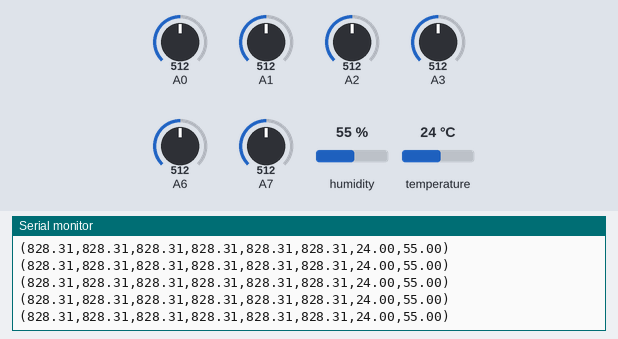
Recording of a sketch running on a simulated Arduino Nano, built with avr-gcc and run on an emulated ATmega328P. On the bench: the last lines printed to the serial monitor. The test bench sets the inputs (shaded band); at power-on: A1 = 512, A0 = 512, A2 = 512, A3 = 512, A6 = 512, A7 = 512, humidity 55 %, temperature 24 °C. The modem accepts every AT command (registered, SIM ready, sends succeed) and sends nothing else.

Above: at 4.2 s.
4.3 s: A1 set to 601
At 4.53 s:
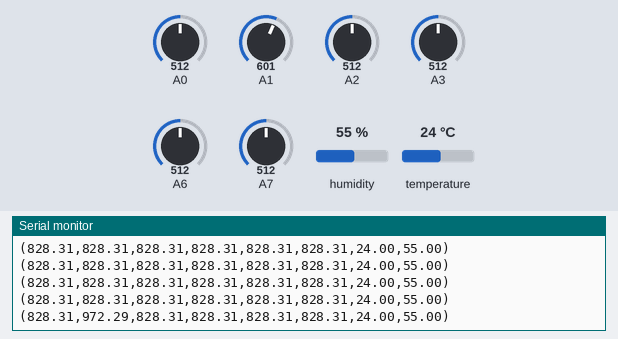
7.3 s: A1 set to 626
At 7.48 s:
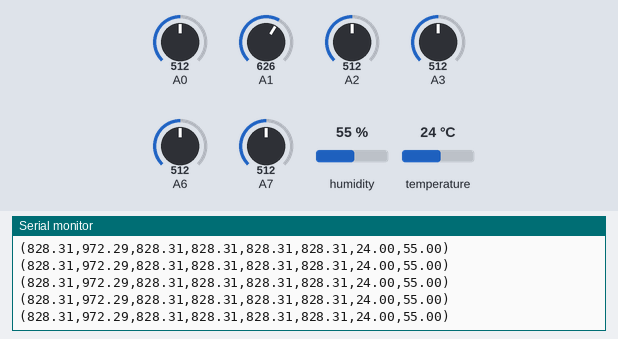
Timing chart, 0 to 10.3 s (numbered marks = the images above; inputs shaded):
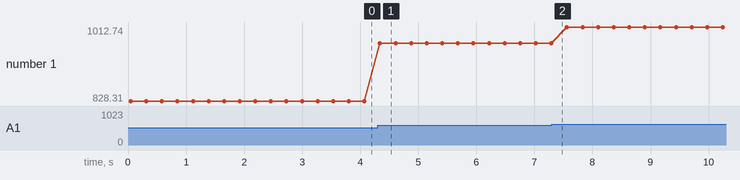

The sketch:

MCU.ino
```cpp
#include <SoftwareSerial.h>
#include "Adafruit_HTU21DF.h"

#define SSID "####";
#define PASSWD "####"

// replace with your channel's thingspeak API key
String apiKey = "B4X3SHISS2FPVRM*";

// connect RX of Serial ~ USB
// connect TX of serial USB
SoftwareSerial ser(12,9); // TX, RX

Adafruit_HTU21DF htu = Adafruit_HTU21DF();

void setup() {

  // enable debug serial
  Serial.begin(115200);
  htu.begin();

  // enable software serial
  ser.begin(115200);

  // reset ESP8266
  ser.println("AT+RST");

  // WiFi Info.
  String wifi="AT+CWJAP=\"";
  wifi+=SSID;
  wifi+="\",\"";
  wifi+=PASSWD;
  wifi+="\"";
  ser.println(wifi);
}


// the loop
void loop() {
  float t = htu.readTemperature();
  float h = htu.readHumidity();

  int P0Value = analogRead(A0);
  int P1Value = analogRead(A1);
  int P2Value = analogRead(A2);
  int P3Value = analogRead(A3);
  int P4Value = analogRead(A6);
  int P5Value = analogRead(A7);

  //sft r 1
  float P0voltage = P0Value * (5.0 / 1023.0);
  float P1voltage = P1Value * (5.0 / 1023.0);
  float P2voltage = P2Value * (5.0 / 1023.0);
  float P3voltage = P3Value * (5.0 / 1023.0);
  float P4voltage = P4Value * (5.0 / 1023.0);
  float P5voltage = P5Value * (5.0 / 1023.0);

  float P0Force;
  float P1Force;
  float P2Force;
  float P3Force;
  float P4Force;
  float P5Force;

  Serial.print("(");
  //p0  (312.5 > mmHg)
  if (P0voltage <= 0.16)
 {
    P0Force = (P0voltage * 259.862 );
    if(P0Force>7)
      Serial.print(P0Force);
    else{
      P0Force = 0.00;
      Serial.print(P0Force);
      }
 }
  else if (P0voltage>0.16 && P0voltage<5)
 {
    P0Force = (P0voltage * 331 ) ;
    Serial.print(P0Force);
 }
  else{
    Serial.print("999");
    }

Serial.print(",");

  //p1
  if (P1voltage <= 0.16)
 {
    P1Force = (P1voltage * 259.862 ) ;
    if(P1Force>7)
      Serial.print(P1Force);
    else{
      P1Force = 0.00;
      Serial.print(P1Force);
      }
 }
  else if (P1voltage>0.16 && P1voltage<5)
 {
    P1Force = (P1voltage * 331 ) ;
    Serial.print(P1Force);
 }
  else{
    Serial.print("999");
    }
Serial.print(",");

  //p2
    if (P2voltage <= 0.16)
 {
    P2Force = (P2voltage * 259.862 ) ;
    if(P2Force>7)
      Serial.print(P2Force);
    else{
      P2Force = 0.00;
      Serial.print(P2Force);
      }
 }
  else if (P2voltage>0.16 && P2voltage<5)
 {
    P2Force = (P2voltage * 331 ) ;
    Serial.print(P2Force);
 }
  else{
    Serial.print("999");
    }
Serial.print(",");

  //p3
    if (P3voltage <= 0.16)
 {
    P3Force = (P3voltage * 259.862 ) ;
    if(P3Force>7)
      Serial.print(P3Force);
    else{
      P3Force = 0.00;
      Serial.print(P3Force);
      }
 }
  else if (P3voltage>0.16 && P3voltage<5)
 {
    P3Force = (P3voltage * 331 ) ;
    Serial.print(P3Force);
 }
  else{
    Serial.print("999");
    }
Serial.print(",");

  //p4
    if (P4voltage <= 0.16)
 {
    P4Force = (P4voltage * 259.862 ) ;
    if(P4Force>7)
      Serial.print(P4Force);
    else{
      P4Force = 0.00;
      Serial.print(P4Force);
      }
 }
  else if (P4voltage>0.16 && P4voltage<5)
 {
    P4Force = (P4voltage * 331 ) ;
    Serial.print(P4Force);
 }
  else{
    Serial.print("999");
    }
Serial.print(",");

  //p5
   if (P5voltage <= 0.16)
 {
    P5Force = (P5voltage * 259.862 ) ;
    if(P5Force>7)
      Serial.print(P5Force);
    else{
      P5Force = 0.00;
      Serial.print(P5Force);
      }
 }
  else if (P5voltage>0.16 && P5voltage<5)
 {
    P5Force = (P5voltage * 331 ) ;
    Serial.print(P5Force);
 }
  else{
    Serial.print("999");
    }
  Serial.print(",");  Serial.print(t);
  Serial.print(",");  Serial.print(h);
  Serial.println(")");
  delay(200);

  // convert to string
  char buf[32];
  // TCP connection
  String cmd = "AT+CIPSTART=\"TCP\",\"";
  cmd += "184.106.153.149"; // api.thingspeak.com
  cmd += "\",80";
  ser.println(cmd);
  // prepare GET string
  String getStr = "GET /update?api_key=";
  getStr += apiKey;
  getStr +="&field1=";
  getStr += String(P0Force);
  getStr +="&field2=";
  getStr += String(P1Force);
  getStr +="&field3=";
  getStr += String(P2Force);
  getStr +="&field4=";
  getStr += String(P3Force);
  getStr +="&field5=";
  getStr += String(P4Force);
  getStr +="&field6=";
  getStr += String(P5Force);
  getStr +="&field7=";
  getStr += String(t);
  getStr +="&field8=";
  getStr += String(h);
  getStr += "\r\n\r\n";

  // send data length
  cmd = "AT+CIPSEND=";
  cmd += String(getStr.length());
  ser.println(cmd);
  //ser.print(getStr);
  if(ser.find(">")){
    ser.print(getStr);
  }
  else{
    ser.println("AT+CIPCLOSE");
  }
}
```

Measured:
- after the input at 4.3 s, the serial monitor: prints a new line at once (image 1)
- plotted number 1: 828.31 → 972.29 after the input at 4.3 s, 972.29 → 1012.74 after the input at 7.3 s
